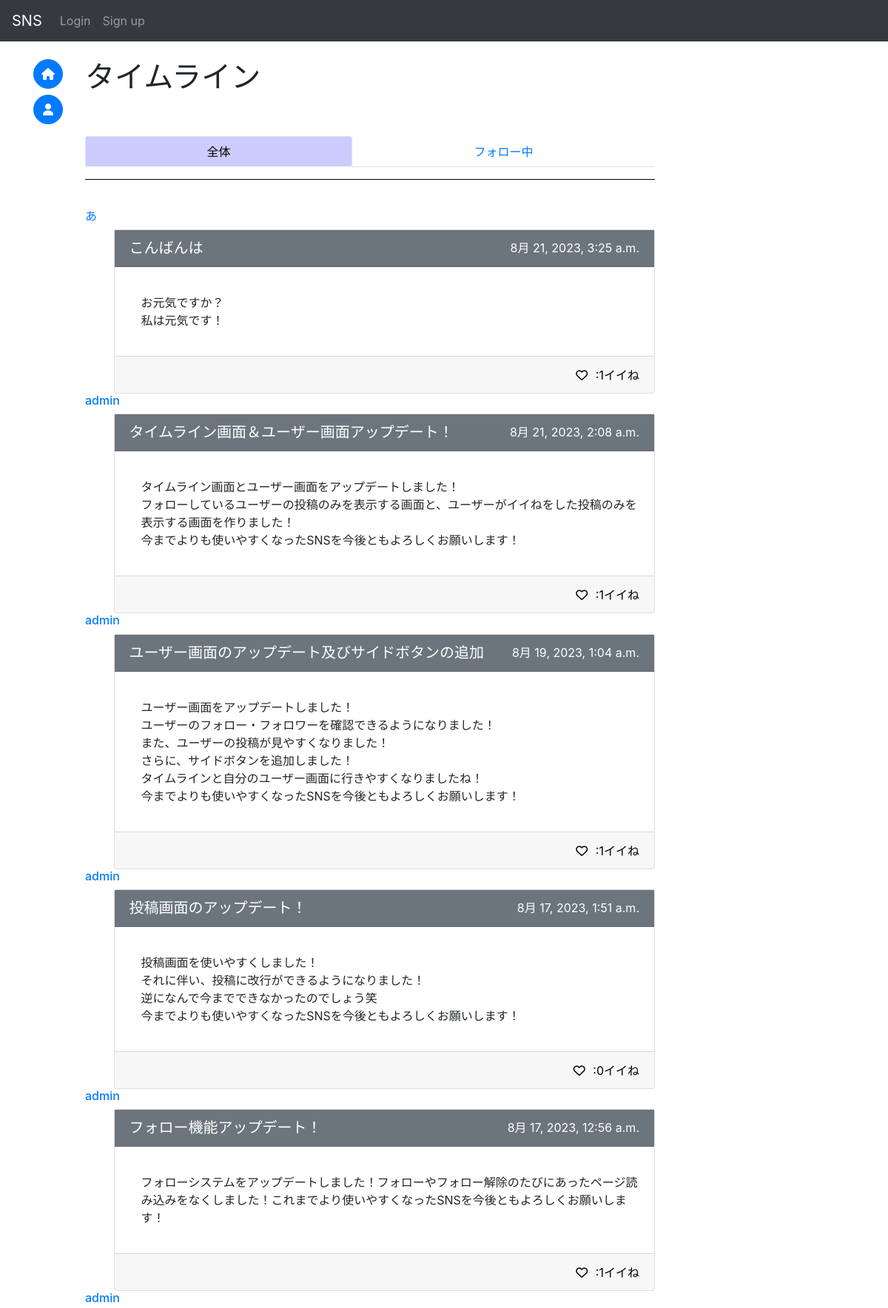
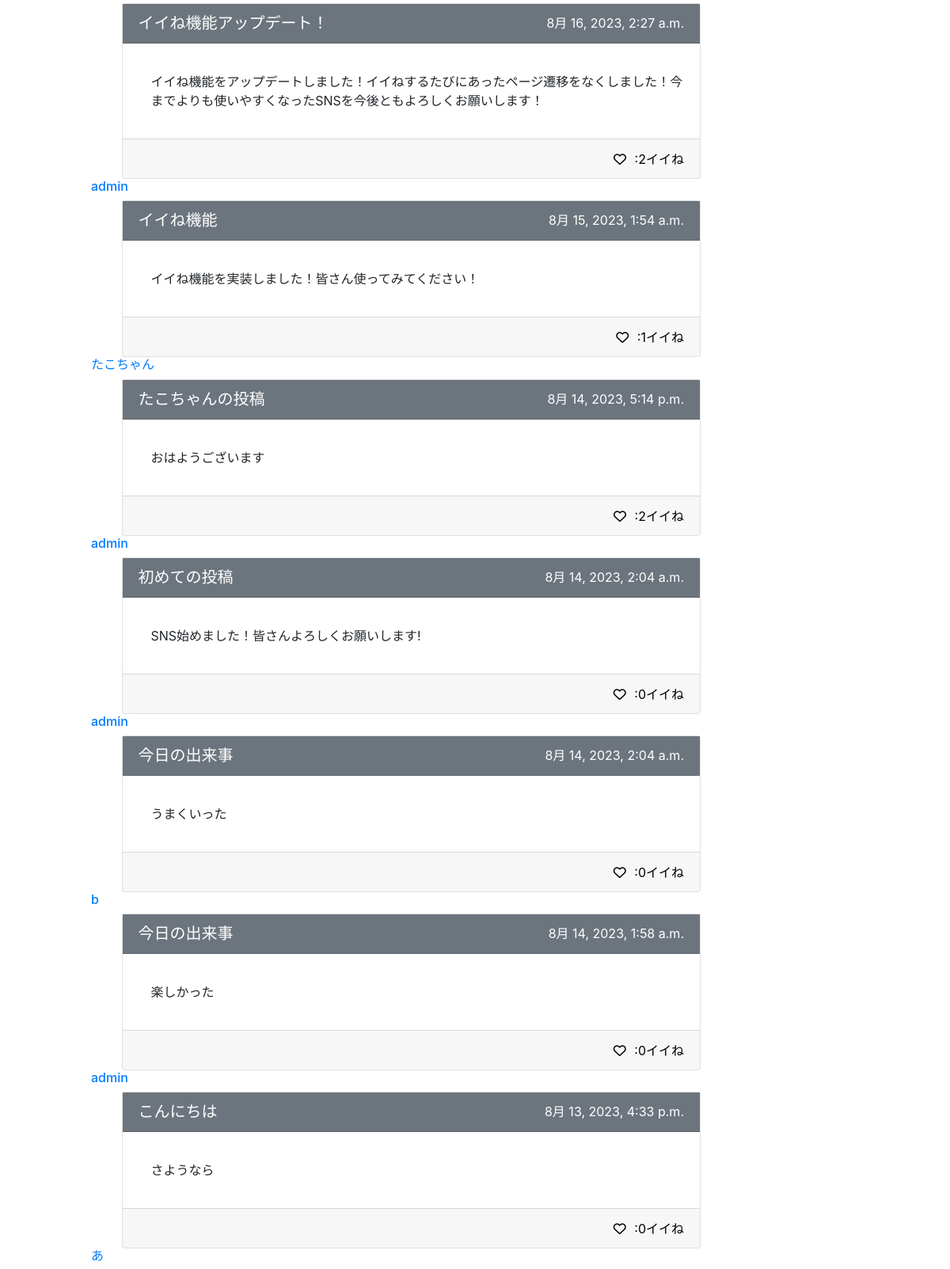
Screenshot of /sns/ (upper part) with the database file from the repository (2 pictures, top to bottom).
### sns/models.py (models this page shows, shortened)
class Post(models.Model):
    id = models.UUIDField(primary_key=True, default=uuid.uuid4, editable=False)
    title = models.CharField(max_length=50, null=True)
    detail = models.TextField(max_length=255)
    author = models.ForeignKey(
        get_user_model(),
        on_delete=models.CASCADE
    )
    created_at = models.DateTimeField(auto_now_add=True)
    good_num = models.IntegerField(default=0)
    mode = models.IntegerField(default=0)#0:通常の投稿 1:コメント
    parent_post = models.ForeignKey(
        "Post",
        on_delete=models.CASCADE,
        null=True,
        blank=True
    )

### accounts/models.py (models this page shows, shortened)
class CustomUser(AbstractBaseUser, PermissionsMixin):
    id = models.UUIDField(primary_key=True, default=uuid.uuid4, editable=False)
    email = models.EmailField(_("email address"), unique=True, blank=True)
    is_staff = models.BooleanField(
        _("staff status"),
        default=False,
        help_text=_("Designates whether the user can log into this admin site."),
    )
    username = models.CharField(_("username"), max_length=50)
    usertag = models.CharField(_("usertag"), max_length=16, default=randomname(16), unique=True)
    created_at = models.DateTimeField(auto_now_add=True)
    objects = CustomUserManager()
    EMAIL_FIELD = "email"
    USERNAME_FIELD = "email"
    REQUIRED_FIELDS = ["username", "usertag"]
    class Meta:
        verbose_name = _("user")
        verbose_name_plural = _("users")
    def __str__(self):
        return self.username

### sns/views.py (the view, shortened to what this page needs)
# urls.py: path("", views.IndexView.as_view(), name="index"),
class IndexView(generic.ListView):
    model = Post
    def get_context_data(self, *args, **kwargs: Any):
        context = super().get_context_data(*args, **kwargs)
        comments = {}
        com = Post.objects.filter(mode=1)
        for c in com:
            if c.parent_post.id not in comments:
                comments[c.parent_post.id] = []
            comments[c.parent_post.id].append(c)
        context["post_comments"] = comments
        if self.request.user.is_anonymous:
            return context

### sns/templates/sns/post_list.html (shortened to what this page needs)
{% extends 'base.html' %}
{% block content %}
{% load custom_filter %}
<h1>タイムライン</h1><br>
<div class="row-1" style="position: sticky;top: 55px;z-index:2;background-color:#fff;">
    <br>
    <ul class="nav nav-tabs nav-fill nav-pills" role="tablist">
        <li class="nav-item tab-hov">
            <a class="nav-link active" id="item1-tab" data-toggle="tab" href="#item1" role="tab" aria-controls="item1" aria-selected="true">全体</a>
        </li>
        <li class="nav-item tab-hov">
            <a class="nav-link" id="item2-tab" data-toggle="tab" href="#item2" role="tab" aria-controls="item2" aria-selected="false">フォロー中</a>
        </li>
    </ul>
    <hr size="10" width="100%" color="black">
    <br>
</div>
<div class="tab-content">
    <div class="tab-pane fade show active" id="item1" role="tabpanel" aria-labelledby="item1-tab">
        {% for post in object_list reversed %}
            {% if post.author in blocks or post.author in blocked or post.author in mutes or post.mode != 0 %}
            {% else %}
                <div class="clearfix">
                    <h6>
                        <a href='{% url "accounts:user" post.author.pk%}'>
                            {{ post.author }}
                        </a>
                    </h6>
                    <div class="card w-150px float-right clearfix" style="position:relative;">
                        <a href="{% url 'sns:post' post.pk %}" style="position:absolute;inset:0;">
                            <div class="card-header bg-secondary h-50px clearfix">
                                <h5 style="text-align:left;float:left;">
                                    <a href='{% url "sns:post" post.pk %}' class="on-a title-link">
                                        {{ post.title }}
                                    </a>
                                </h5>
                                <p style="text-align:right;color:white">
                                        {{ post.created_at }}
                                </p>
                            </div>
                            <div class="card-body detail clearfix">
                                <p class="card-text">
                                    {{ post.detail | linebreaks }}
                                </p>
                            </div>
                            <div class="card-footer h-50px text-right clearfix">
                                {% if request.user.is_anonymous %}
                                    <button onClick="location.href='{% url 'sns:good' post.id 1 %}'" class="good on-a">
                                        <i class="fa-regular fa-heart"></i>
                                    </button>
                                {% endif %}
                                <a href="{% url 'sns:good_user' post.id %}" class="notlink on-a">
                                    <div id="num_{{ post.id }}" style="display:inline;size:4;">:{{ post.good_num }}イイね</div>
                                </a>
                            </div>
                        </a>
                    </div>
                </div>
            {% endif %}
        {% endfor %}
    </div>
</div>
<br>
<br>
<br>
{% endblock %}

### templates/base.html (style rules this page uses)
body { padding-top : 80px }

### sns/templates/sns/post_list.html (style rules this page uses)
.detail { margin-left:1rem; }
.title-link, .title-link:hover { color:white; }
.good, .good:focus, .good:hover { border: none; outline: none; background: none; display: inline; }
.w-150px { width: 95% !important; }
.h-50px { height: 50px !important; }
.on-a { position: relative; z-index: 1; }
.nav-pills .nav-link.active { background-color: #ccf; color: black; }
.notlink { text-decoration:none !important; color:black !important; }

### rows the page displays
Post: author "あ", title "こんばんは", created_at "8月 21, 2023, 3:25 a.m.", detail "お元気ですか？ 私は元気です！", good_num "1"
Post: author "admin", title "タイムライン画面＆ユーザー画面アップデート！", created_at "8月 21, 2023, 2:08 a.m.", detail "タイムライン画面とユーザー画面をアップデートしました！ フォローしているユーザーの投稿のみを表示する画面と、ユーザーがイイねをした投稿のみを表示する画面を作りました！ 今までよりも使いやすくなったSNSを今後ともよろしくお願いします！", good_num "1"
Post: author "admin", title "ユーザー画面のアップデート及びサイドボタンの追加", created_at "8月 19, 2023, 1:04 a.m.", detail "ユーザー画面をアップデートしました！ ユーザーのフォロー・フォロワーを確認できるようになりました！ また、ユーザーの投稿が見やすくなりました！ さらに、サイドボタンを追加しました！ タイムラインと自分のユーザー画面に行きやすくなりましたね！ 今までよりも使いやすくなったSNSを今後ともよろしくお願いします！", good_num "1"
Post: author "admin", title "投稿画面のアップデート！", created_at "8月 17, 2023, 1:51 a.m.", detail "投稿画面を使いやすくしました！ それに伴い、投稿に改行ができるようになりました！ 逆になんで今までできなかったのでしょう笑 今までよりも使いやすくなったSNSを今後ともよろしくお願いします！", good_num "0"
Post: author "admin", title "フォロー機能アップデート！", created_at "8月 17, 2023, 12:56 a.m.", detail "フォローシステムをアップデートしました！フォローやフォロー解除のたびにあったページ読み込みをなくしました！これまでより使いやすくなったSNSを今後ともよろしくお願いします！", good_num "1"
Post: author "admin", title "イイね機能アップデート！", created_at "8月 16, 2023, 2:27 a.m.", detail "イイね機能をアップデートしました！イイねするたびにあったページ遷移をなくしました！今までよりも使いやすくなったSNSを今後ともよろしくお願いします！", good_num "2"
Post: author "admin", title "イイね機能", created_at "8月 15, 2023, 1:54 a.m.", detail "イイね機能を実装しました！皆さん使ってみてください！", good_num "1"
Post: author "たこちゃん", title "たこちゃんの投稿", created_at "8月 14, 2023, 5:14 p.m.", detail "おはようございます", good_num "2"
Post: author "admin", title "初めての投稿", created_at "8月 14, 2023, 2:04 a.m.", detail "SNS始めました！皆さんよろしくお願いします!", good_num "0"
Post: author "admin", title "今日の出来事", created_at "8月 14, 2023, 2:04 a.m.", detail "うまくいった", good_num "0"
Post: author "b", title "今日の出来事", created_at "8月 14, 2023, 1:58 a.m.", detail "楽しかった", good_num "0"
Post: author "admin", title "こんにちは", created_at "8月 13, 2023, 4:33 p.m.", detail "さようなら", good_num "0"
Post: author "あ"
